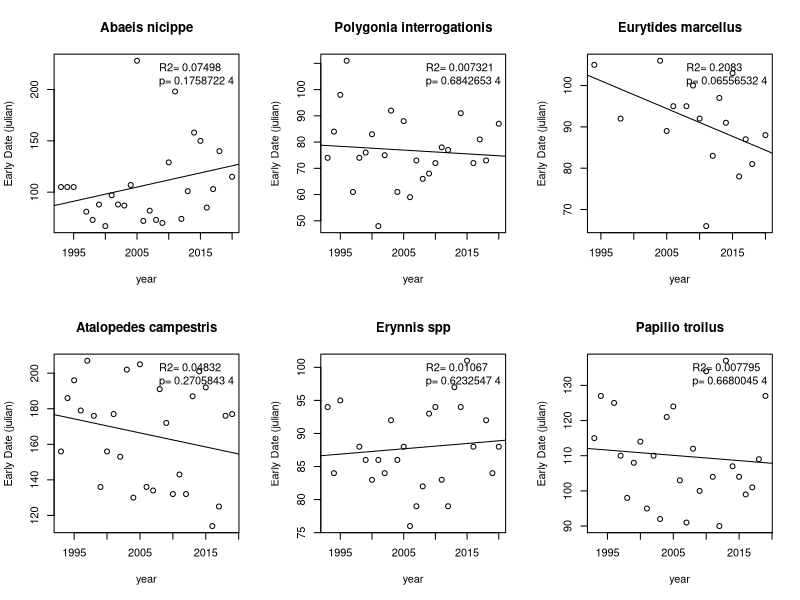
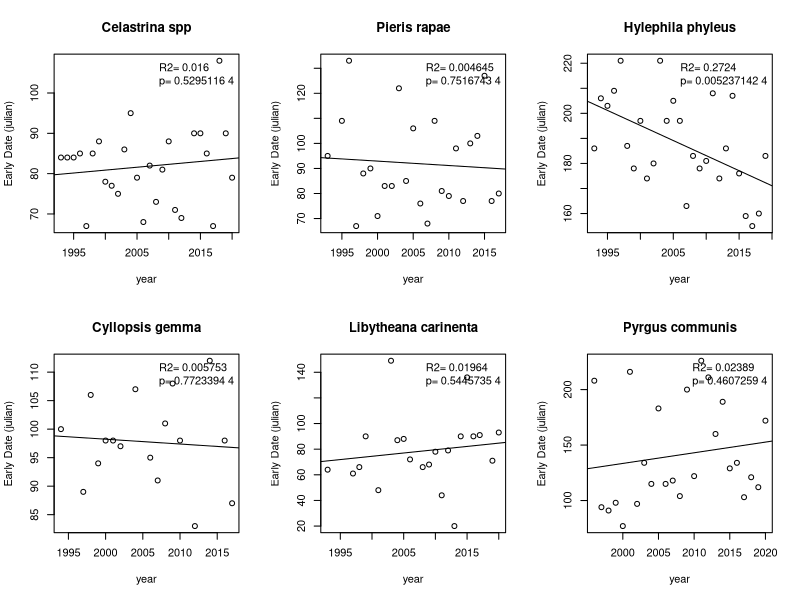
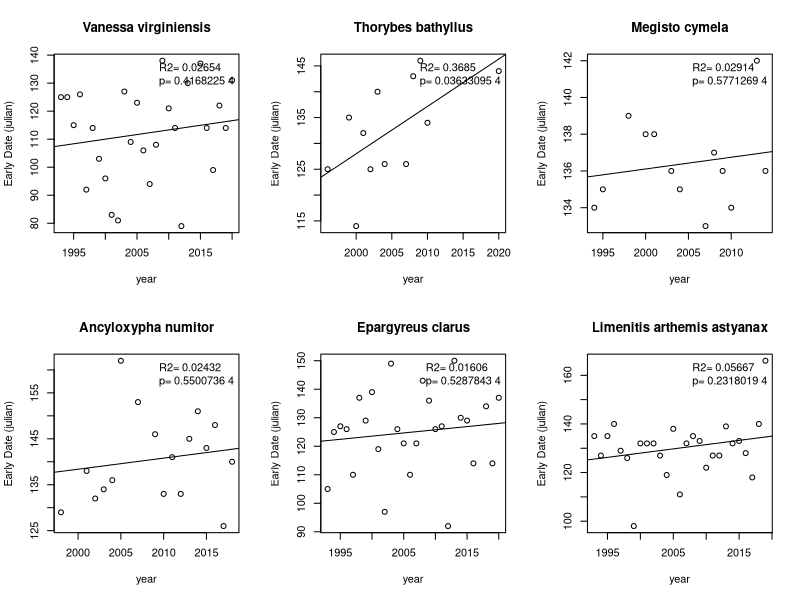
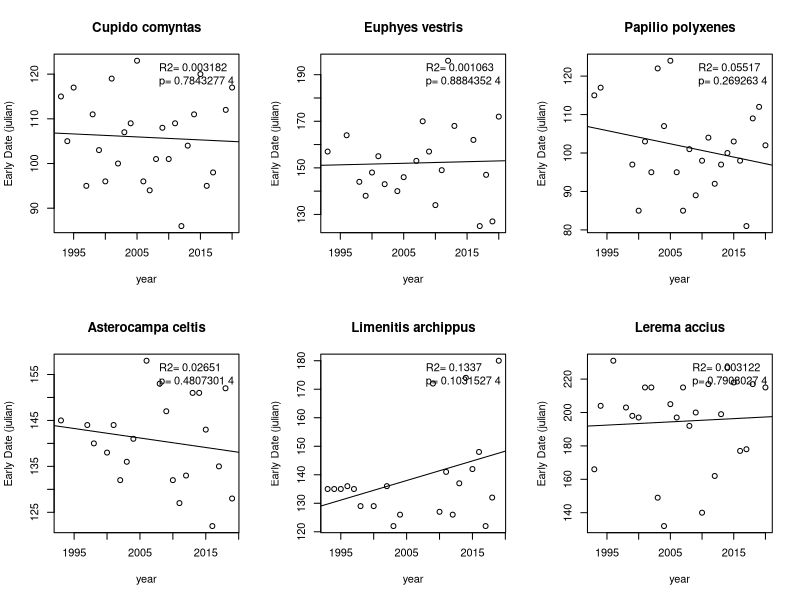
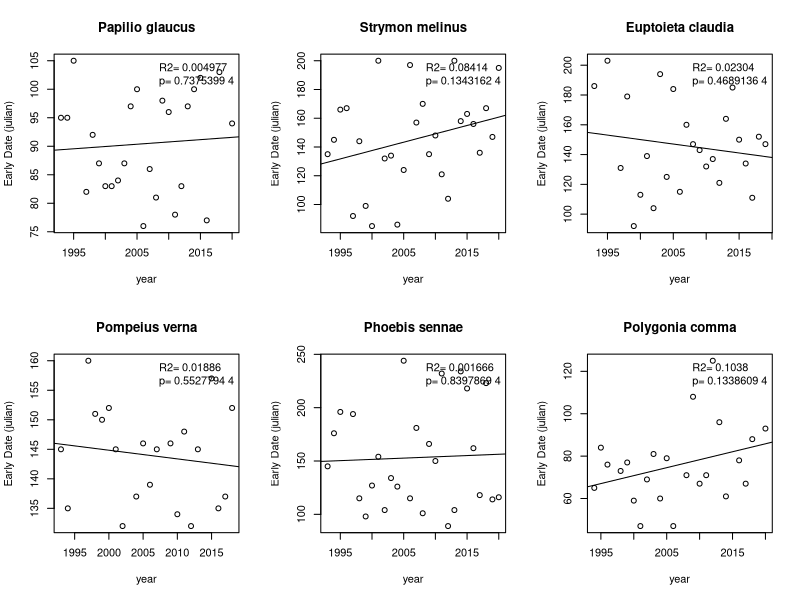
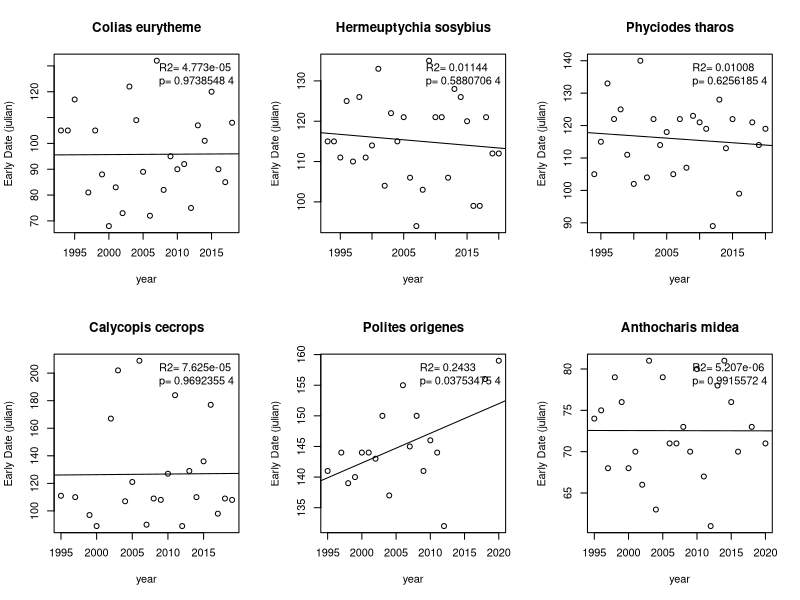
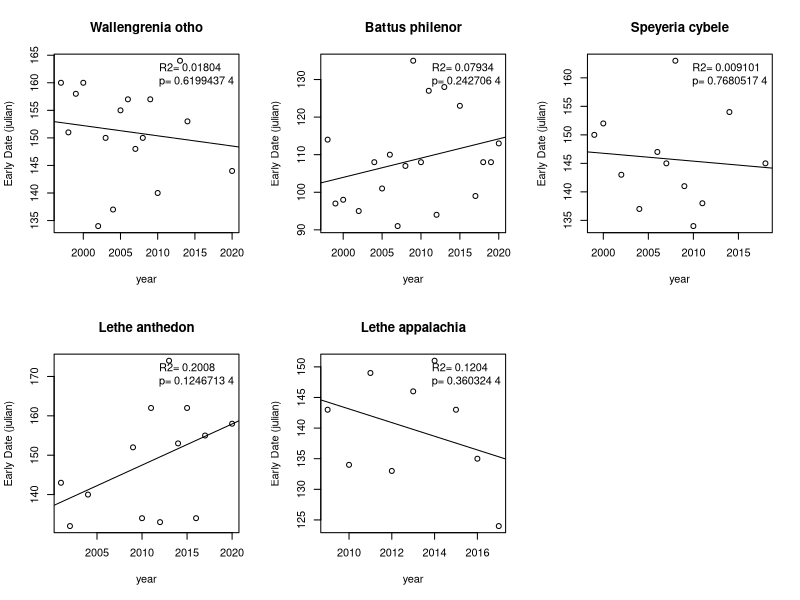
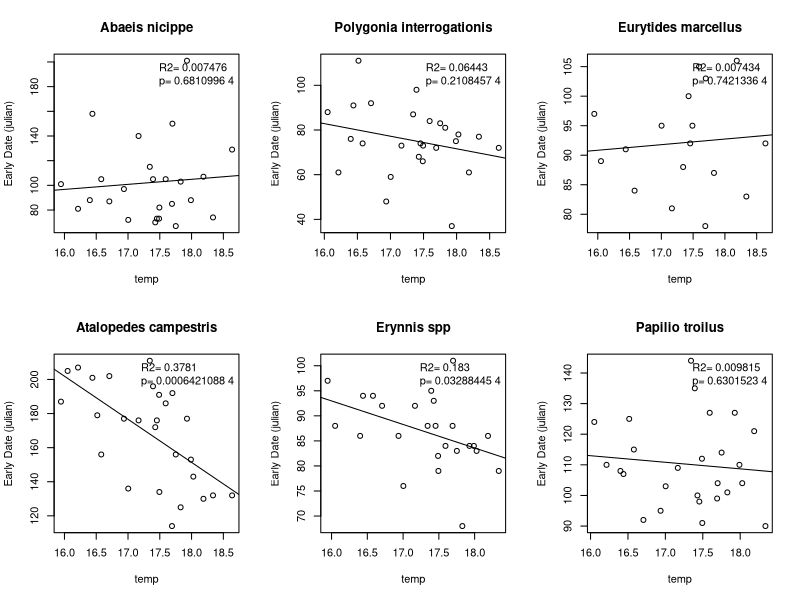

Here is the R script that generated these plots, in order: (Note: this script raises an error after producing the figures.)
#LOAD IN DATA
#merging the full dataset and the calculated earlydate/temp values (without province for now)
library(plyr)

#load temp/julian data. Any fulldat file may be substituted
#triangle
alldat<-read.csv("data/temp.earlydate.uniquedate.triangle.static.4.months.csv")

##############################################################################
#for loop excluding outliers using cooks D
#creating for loop (First I'll just try to get this to read the plots and put them in a pdf)
species<-unique(alldat$species)
pdf("julian.year.4months.static.unique.date.cooksd.pdf",width=10, height=8)
par(mfrow=c(2,3))

for (s in species) {
  df=alldat[alldat$species==s,]
  lm.sub=lm(df$jd~df$year)
  cooksD <- cooks.distance(lm.sub)
  influential <- as.numeric(names(cooksD)[(cooksD > (4/nrow(df)))])
  length_influential <- length(influential) 
  if (length_influential >= 1) {
    df_screen <- df[-influential, ]
    plot(df_screen$jd~df_screen$year, xlab='year', ylab='Early Date (julian)', main=paste(s))
    lm.sub_screen = lm(df_screen$jd~df_screen$year, xlab="year", ylab = "julian")
    abline(lm(df_screen$jd~df_screen$year))
    rsquared<-paste("R2=",format(summary(lm.sub_screen)$r.squared, digits=4))
    pvalue<-paste("p=", format(summary(lm.sub_screen)$coefficients[2,4]), digits=4)
  } else {
    plot(df$jd~df$year, xlab='year', ylab='Early Date (julian)', main=paste(s))
    lm.sub = lm(df$jd~df$year, xlab="year", ylab = "julian")
    abline(lm(df$jd~df$year))
    rsquared<-paste("R2=",format(summary(lm.sub)$r.squared, digits=4))
    pvalue<-paste("p=", format(summary(lm.sub)$coefficients[2,4]), digits=4)
  }
  legend("topright", bty="n", legend=c(rsquared,pvalue))
}
dev.off()

#############################################################################################
#an additional for loop for temp
pdf("julian.temp.4months.static.unique.date.cooksd.pdf",width=10, height=8)
par(mfrow=c(2,3))

for (s in species) {
  df=alldat[alldat$species==s,]
  lm.sub=lm(df$jd~df$temp)
  cooksD <- cooks.distance(lm.sub)
  influential <- as.numeric(names(cooksD)[(cooksD > (4/nrow(df)))])
  length_influential <- length(influential) 
  if (length_influential >= 1) {
    df_screen <- df[-influential, ]
    plot(df_screen$jd~df_screen$temp, xlab='temp', ylab='Early Date (julian)', main=paste(s))
    lm.sub_screen = lm(df_screen$jd~df_screen$temp, xlab="temp", ylab = "julian")
    abline(lm(df_screen$jd~df_screen$temp))
    rsquared<-paste("R2=",format(summary(lm.sub_screen)$r.squared, digits=4))
    pvalue<-paste("p=", format(summary(lm.sub_screen)$coefficients[2,4]), digits=4)
  } else {
    plot(df$jd~df$temp, xlab='temp', ylab='Early Date (julian)', main=paste(s))
    lm.sub = lm(df$jd~df$temp, xlab="temp", ylab = "julian")
    abline(lm(df$jd~df$temp))
    rsquared<-paste("R2=",format(summary(lm.sub)$r.squared, digits=4))
    pvalue<-paste("p=", format(summary(lm.sub)$coefficients[2,4]), digits=4)
  }
  legend("topright", bty="n", legend=c(rsquared,pvalue))
}
dev.off()



#############################################################################################
#subsetting by an arbitrary start date (I'm saying july 1, approx. 182)
#julian vs. year
pdf("julian.year.4months.static.unique.date.july1.pdf",width=10, height=8)
par(mfrow=c(2,3))

for (s in species) {
  df=alldat[alldat$species==s,]
  df2 <- df[(df$jd < 182) , ]
  lm.sub=lm(df2$jd~df2$year)
  plot(df2$jd~df2$year, xlab='year', ylab='Early Date (julian)', main=paste(s))
  abline(lm(df2$jd~df2$year))
  rsquared<-paste("R2=",format(summary(lm.sub)$r.squared, digits=4))
  pvalue<-paste("p=", format(summary(lm.sub)$coefficients[2,4]), digits=4)
  legend("topright", bty="n", legend=c(rsquared,pvalue))
}
dev.off()

#############################################################################################
#subsetting by an arbitrary start date (I'm saying july 1, approx. 182)
#julian vs. temp
pdf("julian.temp.4months.static.unique.date.july1.pdf",width=10, height=8)
par(mfrow=c(2,3))

for (s in species) {
  df=alldat[alldat$species==s,]
  df2 <- df[(df$jd < 182) , ]
  lm.sub=lm(df2$jd~df2$temp)
  plot(df2$jd~df2$year, xlab='temp', ylab='Early Date (julian)', main=paste(s))
  abline(lm(df2$jd~df2$temp))
  rsquared<-paste("R2=",format(summary(lm.sub)$r.squared, digits=4))
  pvalue<-paste("p=", format(summary(lm.sub)$coefficients[2,4]), digits=4)
  legend("topright", bty="n", legend=c(rsquared,pvalue))
}
dev.off()

###################################################################################

#generate a dataframe of species,slope,r-squared and p-value
output = data.frame(species = character(),
                    slope=numeric(),
                    rsquared = numeric(),
                    pvalue = numeric())

species<-unique(alldat$species)

for (s in species) {
  df<-alldat[alldat$species==s,]
  lm.sub<-lm(df$julian~df$year)
  slope<-summary(lm.sub)$coefficients[2,1] 
  rsquared<-summary(lm.sub)$r.squared
  pvalue<-summary(lm.sub)$coefficients[2,4]
  tempoutput<- data.frame(species = s, slope=slope, rsquared = rsquared,
                          pvalue = pvalue)
  output<-rbind(output,tempoutput)
}

#create a csv that includes temperature and julian dates, if desired
write.csv(output, "data/year.earlydate.uniquedate.triangle.cooksd.4.months.csv")

#################################################################################
#histograms and summary stats

mean(output$slope)
ok1<-subset(output, output$pvalue<0.05)
ok2<-subset(output,output$slope<0)

hist(output$slope, xlab="Slope (days/degree Celsius)", ylab="Julian date",main="")
abline(v=-0.5056561,col="red",lwd=2)

histogram1<-ggplot(output, aes(x=slope))+
  geom_histogram(binwidth=0.5)+
  abline(v=-0.5056561,col="red",lwd=2)+
  theme_classic()+theme(axis.line=element_line(colour="grey80"),axis.text=element_text(size=18), axis.title=element_text(size=18,face="bold"), title=element_text(size=18,face="bold")) +
  xlab("Slope (days/year)")+
  ylab("Julian date")

#a new better histogram
library(ggplot2)
    
    #year
    p <- ggplot(year.output, aes(year.output$slope)) 
    p <- p + geom_histogram(breaks=seq(-2.5, 2.5, by=0.5),fill="grey",col="darkgrey")
    p <- p + xlab("Slope (days/year)") + ylab("Julian date") 
    p <- p + geom_vline(xintercept = -0.5056561, col="red", lwd=1)
    
    #temp
    p <- ggplot(temp.output, aes(temp.output$slope)) 
    p <- p + geom_histogram(breaks=seq(-20, 20, by=3),fill="grey",col="darkgrey")
    p <- p + xlab("Slope (days/degree Celsius)") + ylab("Julian date") 
    p <- p + geom_vline(xintercept = -1.618129, col="red", lwd=1)
    
#triangle
    #year
      #11/44 negative, 10 significant, mean=0.6005109
    #temp
      #33/48 negative, 6 significant, mean=-4.426349
    #in a simple regression, there is no significant correlation b/w
      #year and temp
      

#binomial test to test whether number of negative slopes is greater 
binom.test(12, 44, 0.5, alternative="greater")

